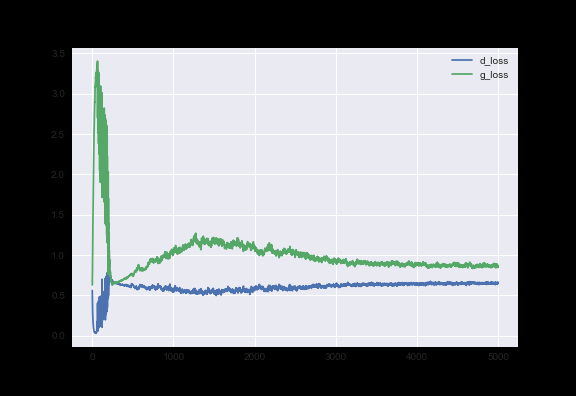

Source code (Python):
#%%
from keras.datasets import mnist
from keras.layers import Input, Dense, Reshape, Flatten, Dropout
from keras.layers import BatchNormalization, Activation, ZeroPadding2D
from keras.layers.advanced_activations import LeakyReLU
from keras.layers.convolutional import UpSampling2D, Conv2D
from keras.models import Sequential, Model
from keras.optimizers import Adam

import matplotlib.pyplot as plt

import sys

import numpy as np
#%%
def build_generator():

    model = Sequential()

    model.add(Dense(256, input_dim=latent_dim))
    model.add(LeakyReLU(alpha=0.2))
    model.add(BatchNormalization(momentum=0.8))
    model.add(Dense(512))
    model.add(LeakyReLU(alpha=0.2))
    model.add(BatchNormalization(momentum=0.8))
    model.add(Dense(1024))
    model.add(LeakyReLU(alpha=0.2))
    model.add(BatchNormalization(momentum=0.8))
    model.add(Dense(np.prod(img_shape), activation='tanh'))
    model.add(Reshape(img_shape))

    model.summary()

    noise = Input(shape=(latent_dim,))
    img = model(noise)

    return Model(noise, img)

def build_discriminator():

    model = Sequential()

    model.add(Flatten(input_shape=img_shape))
    model.add(Dense(512))
    model.add(LeakyReLU(alpha=0.2))
    model.add(Dense(256))
    model.add(LeakyReLU(alpha=0.2))
    model.add(Dense(1, activation='sigmoid'))
    model.summary()

    img = Input(shape=img_shape)
    validity = model(img)

    return Model(img, validity)
def sample_images(epoch):
    r, c = 5, 5
    noise = np.random.normal(0, 1, (r * c, latent_dim))
    gen_imgs = generator.predict(noise)

    # Rescale images 0 - 1
    gen_imgs = 0.5 * gen_imgs + 0.5

    fig, axs = plt.subplots(r, c)
    cnt = 0
    for i in range(r):
        for j in range(c):
            axs[i,j].imshow(gen_imgs[cnt, :,:,0], cmap='gray')
            axs[i,j].axis('off')
            cnt += 1
    #fig.savefig("%d.png" % epoch)
    plt.show()
    plt.close()
#%%
img_rows = 28
img_cols = 28
channels = 1
img_shape = (img_rows, img_cols, channels)
latent_dim = 100
batch_size = 600
sample_interval = 1000

optimizer = Adam(0.0002, 0.5)
epochs = 5000
# Build and compile the discriminator
discriminator = build_discriminator()
discriminator.compile(loss='binary_crossentropy',
    optimizer=optimizer,
    metrics=['accuracy'])

# Build the generator
generator = build_generator()

# The generator takes noise as input and generates imgs
z = Input(shape=(latent_dim,))
img = generator(z)

# For the combined model we will only train the generator
discriminator.trainable = False

# The discriminator takes generated images as input and determines validity
validity = discriminator(img)

# The combined model  (stacked generator and discriminator)
# Trains the generator to fool the discriminator
combined = Model(z, validity)
combined.compile(loss='binary_crossentropy', optimizer=optimizer)

#%%
# Load the dataset
(X_train, _), (_, _) = mnist.load_data()

# Rescale -1 to 1
X_train = X_train / 127.5 - 1.
X_train = np.expand_dims(X_train, axis=3)

# Adversarial ground truthsdid 
valid = np.ones((batch_size, 1))
fake = np.zeros((batch_size, 1))
#%%
loss_dict = {"d_loss":[], "g_loss":[]}
for epoch in range(epochs):

    # ---------------------
    #  Train Discriminator
    # ---------------------

    # Select a random batch of images
    idx = np.random.randint(0, X_train.shape[0], batch_size)
    imgs = X_train[idx]

    noise = np.random.normal(0, 1, (batch_size, latent_dim))

    # Generate a batch of new images
    gen_imgs = generator.predict(noise)

    # Train the discriminator
    d_loss_real = discriminator.train_on_batch(imgs, valid)
    d_loss_fake = discriminator.train_on_batch(gen_imgs, fake)
    d_loss = 0.5 * np.add(d_loss_real, d_loss_fake)

    # ---------------------
    #  Train Generator
    # ---------------------

    noise = np.random.normal(0, 1, (batch_size, latent_dim))

    # Train the generator (to have the discriminator label samples as valid)
    g_loss = combined.train_on_batch(noise, valid)
    loss_dict['d_loss'].append(d_loss[0])
    loss_dict['g_loss'].append(g_loss)
    # Plot the progress
    if epoch % sample_interval == 0:
        print ("%d [D loss: %f, acc.: %.2f%%] [G loss: %f]" % (epoch, d_loss[0], 100*d_loss[1], g_loss))

    # If at save interval => save generated image samples
    if epoch % sample_interval == 0:
        sample_images(epoch)




#%%
plt.style.use('seaborn')
plt.plot(range(epochs), loss_dict['d_loss'], label = 'd_loss', )
plt.plot(range(epochs), loss_dict['g_loss'], label = 'g_loss')
plt.legend()
plt.show()
